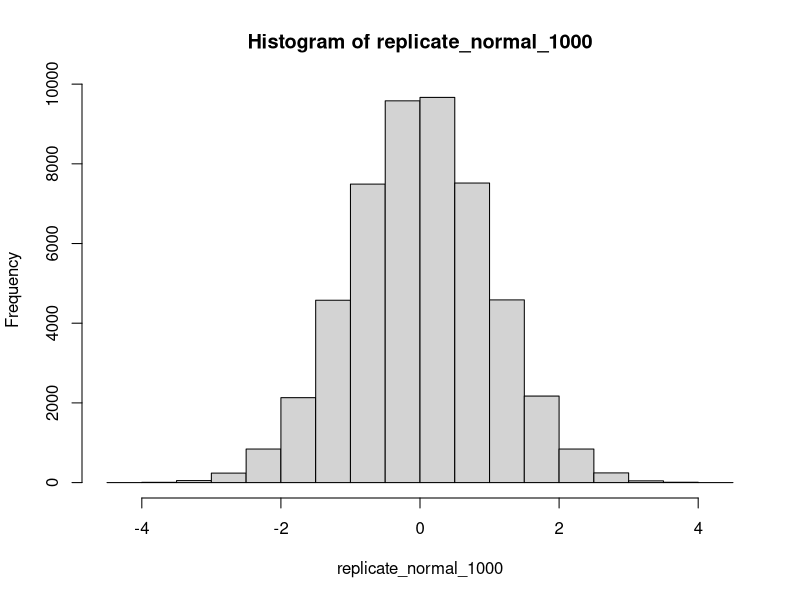
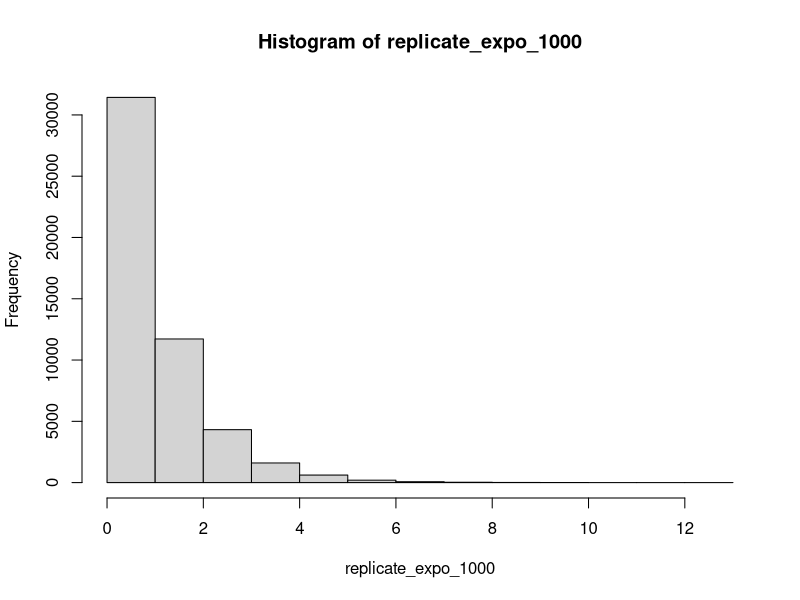

These figures' R source, in order: (Note: this script raises an error after producing the figures.)
## ---- chunk 1
knitr::opts_chunk$set(echo = TRUE,fig.width=4, fig.height=4,fig.align='center', prompt=FALSE,
                      comment=NA)
## ---- chunk 2
m3 <- function(vect_of_samples, vect_mean = mean(vect_of_samples),no_samples = length(vect_of_samples),answer = 0){
  vect_mean <- sum(vect_of_samples)/length(vect_of_samples)
  no_samples <- length(vect_of_samples)
  for(i in vect_of_samples){
  answer <- answer + (i - vect_mean)^3/no_samples
  }
  answer
  }
## ---- chunk 3
m2 <- function(vect_of_samples, vect_mean = mean(vect_of_samples),no_samples = length(vect_of_samples),answer = 0){
  vect_mean <- sum(vect_of_samples)/length(vect_of_samples)
  no_samples <- length(vect_of_samples)
  for(i in vect_of_samples){
    answer <- answer + (i - vect_mean)^2/no_samples
  }
  answer
}
## ---- chunk 4
skew <- function(vect_of_samples,answer = 0){
  answer <- m3(vect_of_samples)/(m2(vect_of_samples)^(3/2))
  answer
}
## ---- chunk 5
skew(mtcars$wt)
## ---- chunk 6
rand_50_norm_distr <- rnorm(50,mean=0,sd=1)
rand_50_norm_distr
skew(rand_50_norm_distr)
## ---- chunk 7
replicate_normal_1000 <- replicate(1000,rnorm(50, mean=0, sd=1))
hist(replicate_normal_1000)
skew(replicate_normal_1000)
## ---- chunk 8
replicate_expo_1000 <- replicate(1000,rexp(50, rate = 1))
hist(replicate_expo_1000)
skew(replicate_expo_1000)
## ---- chunk 9
cdc1
class(cdc1)
str(cdc1)

skewness_vect <- vector("numeric", length=length(cdc1))
skewness_vect

for (i in 1:length(cdc1)){
  if (is.numeric(cdc[[i]]))
    skewness_vect[i] <- skew(cdc1[[i]])
  else skewness_vect[i]<- NA
}
skewness_vect
